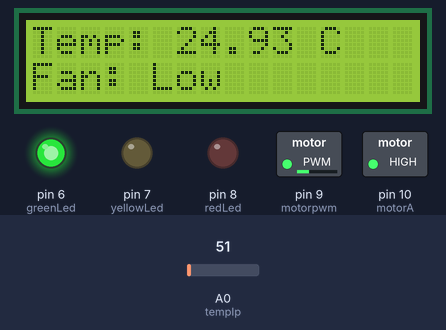
The sketch below on a simulated Arduino Uno, built with avr-gcc and run on an emulated ATmega328P. On the bench: 16×2 character LCD, switched loads named in the sketch (green lamp = pin HIGH), output pins drawn as LEDs (lit = HIGH). Inputs (shaded band) come from the test bench; at power-on: A0 (tempIp) = 51.

Above: at 1.2 s.
1.3 s: A0 (tempIp) set to 63
At 2.7 s:
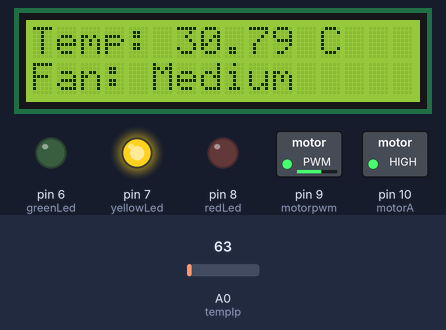
3.0 s: A0 (tempIp) set to 71
At 3.5 s:
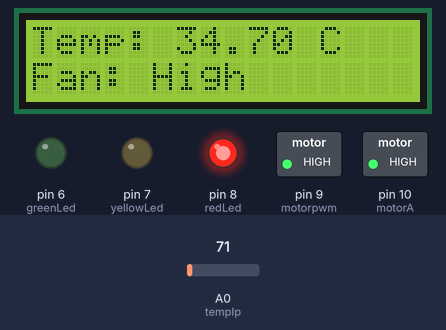
4.6 s: A0 (tempIp) set to 61
At 5.3 s:
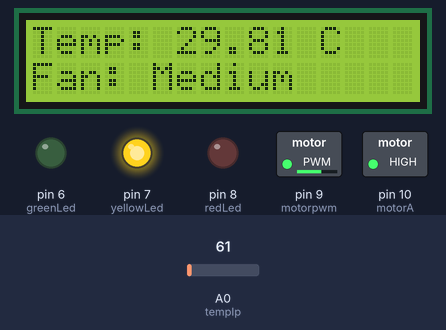
Timing chart, 0 to 7.6 s (numbered marks = the images above; inputs shaded):
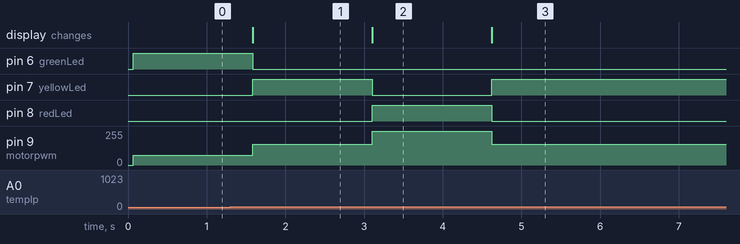

Measured:
- the behaviour switches between 57 and 58 on A0 (tempIp) (found by bisection; images 0 and 1)
- after the input at 1.3 s, pin 6 (greenLed): HIGH → LOW after 0.28 s; pin 7 (yellowLed): LOW → HIGH after 0.28 s; pin 9 (motorpwm): 75/255 → 155/255 after 0.28 s; the display: changes after 0.29 s (image 1)
- after the input at 3.0 s, pin 7 (yellowLed): HIGH → LOW after 0.10 s; pin 8 (redLed): LOW → HIGH after 0.10 s; pin 9 (motorpwm): 155/255 → 255/255 after 0.10 s; the display: changes after 0.10 s (image 2)
- after the input at 4.6 s, pin 7 (yellowLed): LOW → HIGH at once; pin 8 (redLed): HIGH → LOW at once; pin 9 (motorpwm): 255/255 → 155/255 at once; the display: changes at once (image 3)

The sketch:

sketch_mar28a.ino
```cpp
#include <LiquidCrystal.h>

LiquidCrystal lcd(12, 11, 5, 4, 3, 2);
int greenLed = 6;
int yellowLed = 7;
int redLed = 8;
int motorpwm = 9;
int motorA =10;
int tempIp = A0;


void setup() {
  // put your setup code here, to run once:
  Serial.begin(9600);
  pinMode(greenLed,OUTPUT);
  pinMode(yellowLed,OUTPUT);
  pinMode(redLed,OUTPUT);
  pinMode(motorpwm,OUTPUT);
  pinMode(motorA,OUTPUT);
  pinMode(tempIp,INPUT);
  digitalWrite(motorA, HIGH);
  lcd.begin(16, 2);

}

void loop() {

  int t = analogRead(tempIp);
  float tCelsius = (t*500.0)/1023.0;
  lcd.clear();
  lcd.setCursor(0, 0);
  lcd.print("Temp: ");
  lcd.print(tCelsius);
  lcd.print(" C");

  if (tCelsius >= 31){
    digitalWrite(redLed,HIGH);
    digitalWrite(yellowLed,LOW);
    digitalWrite(greenLed,LOW);
    analogWrite(motorpwm,255);
    lcd.setCursor(0, 1);
    lcd.print("Fan: High");

  }else if(tCelsius >= 28){
    digitalWrite(redLed,LOW);
    digitalWrite(yellowLed,HIGH);
    digitalWrite(greenLed,LOW);
    analogWrite(motorpwm,155);
    lcd.setCursor(0, 1);
    lcd.print("Fan: Medium");
  }else{
    digitalWrite(redLed,LOW);
    digitalWrite(yellowLed,LOW);
    digitalWrite(greenLed,HIGH);
    analogWrite(motorpwm,75);
    lcd.setCursor(0, 1);
    lcd.print("Fan: Low");
  }
  delay(500);

}
```
